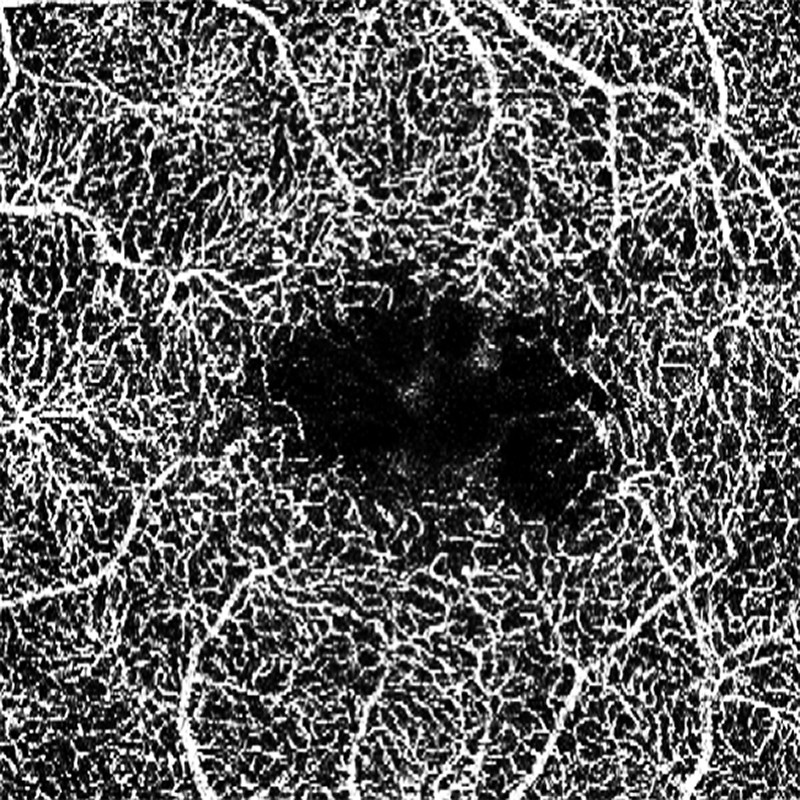
#> input picture data/1.jpg, 800 x 800 px; its folder holds only this picture in this run
$ python cv.py
#> lines starting #> are read from the running program, lines starting #| are printed output that depends on the picture; after the words box and inside, x2 and y2 are one past the last pixel; in counts of white or black regions, pixels touching at a corner belong together
import numpy as np
import cv2
import glob
from matplotlib import pyplot as plt

for gtype in ('data/*.jpg', 'data/*.png'):
    for filename in glob.iglob(gtype):
        print('data/%s' % filename)

        img = cv2.imread(filename)
#> img is the input picture: shape (800, 800, 3); mean B, G, R 93.3, 93.3, 93.3

        gray = cv2.cvtColor(img, cv2.COLOR_BGR2GRAY)
        ret, thresh = cv2.threshold(gray, 0, 255, cv2.THRESH_BINARY_INV + cv2.THRESH_OTSU)
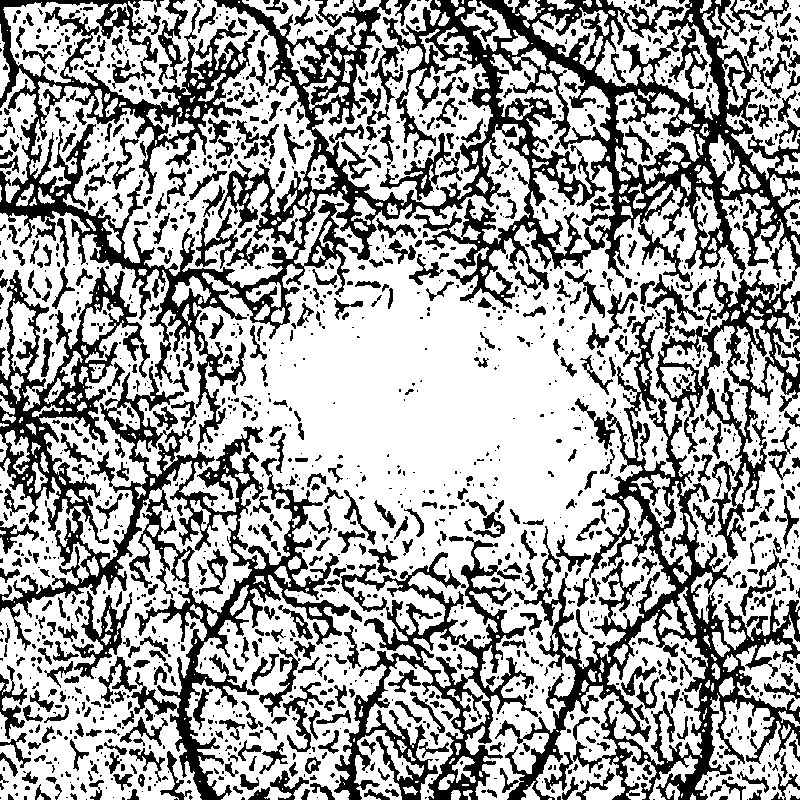
#> thresh: shape (800, 800); 64.7% white; 1759 black regions (1101 under 20 px), largest, box (x1, y1, x2, y2) and area: (0, 0, 800, 560) 85033, (0, 267, 350, 800) 32496, (495, 313, 800, 800) 26036
#> ret = 117

        # noise removal
        kernel = np.ones((3, 3), np.uint8)
        opening = cv2.morphologyEx(thresh,cv2.MORPH_OPEN,kernel, iterations = 2)
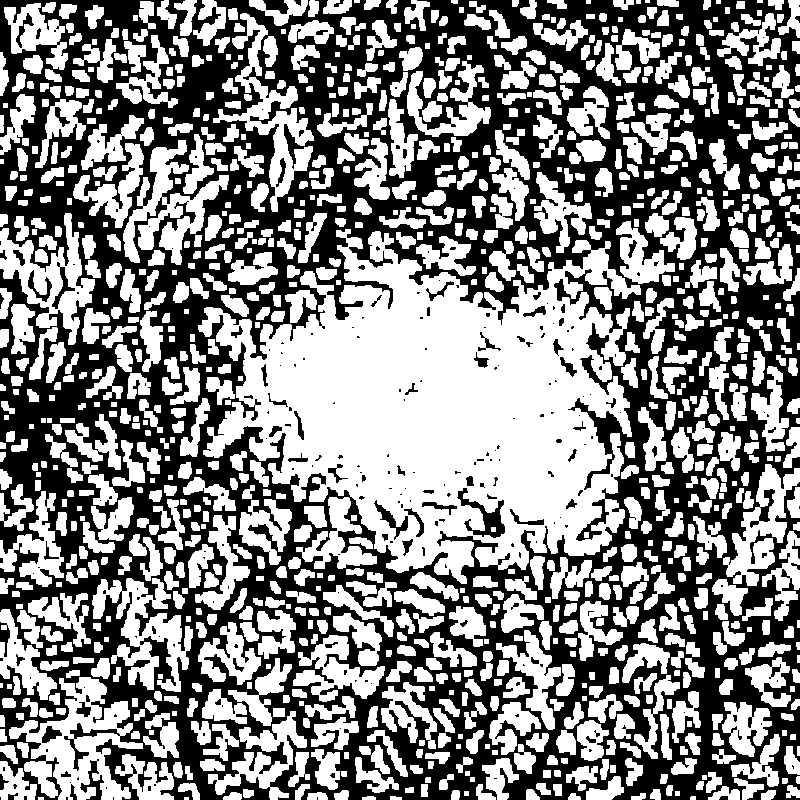
#> opening: shape (800, 800); 52.9% white; 284 black regions (202 under 20 px), largest, box (x1, y1, x2, y2) and area: (0, 0, 800, 800) 293672, (457, 488, 505, 538) 795, (80, 759, 104, 800) 345
        # sure background area
        sure_bg = cv2.dilate(opening,kernel, iterations=3)
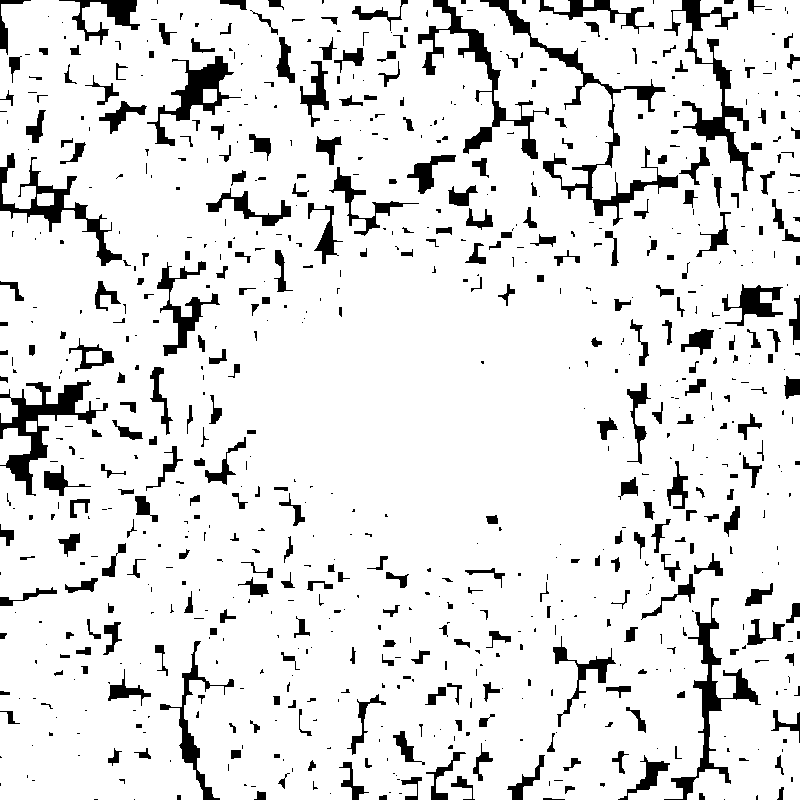
#> sure_bg: shape (800, 800); 89.2% white; 787 black regions (441 under 20 px), largest, box (x1, y1, x2, y2) and area: (480, 0, 678, 226) 3844, (0, 380, 108, 496) 3155, (664, 0, 754, 191) 3008
        # Finding sure foreground area
        dist_transform = cv2.distanceTransform(opening, cv2.DIST_L2, 5)
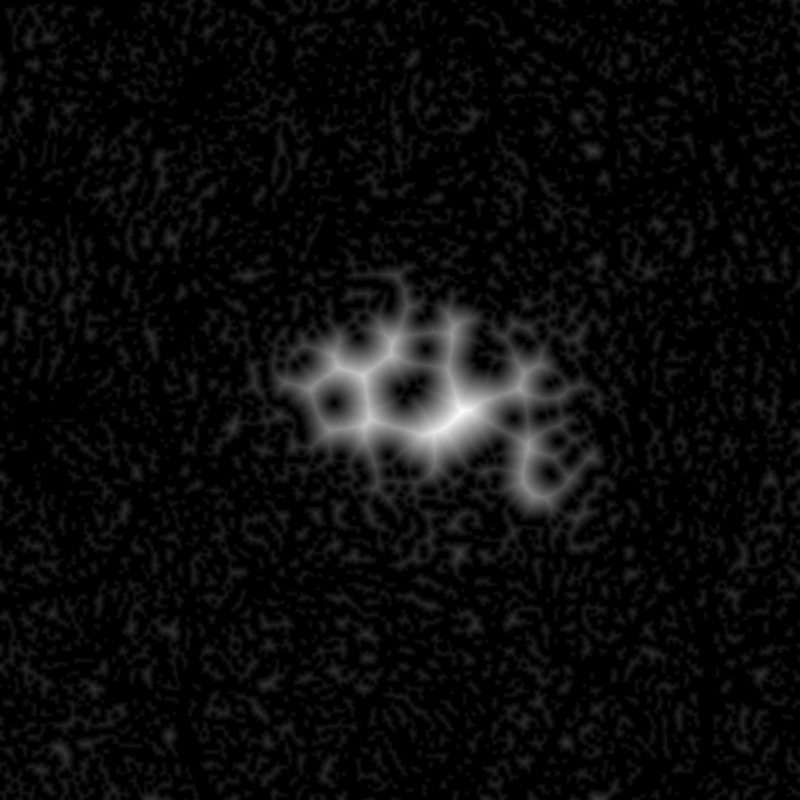
#> dist_transform: shape (800, 800) float32; min 0, max 47.94, mean 2.3; drawn with min black and max white
        ret, sure_fg = cv2.threshold(dist_transform, 0.25 * dist_transform.max(), 250, 0)
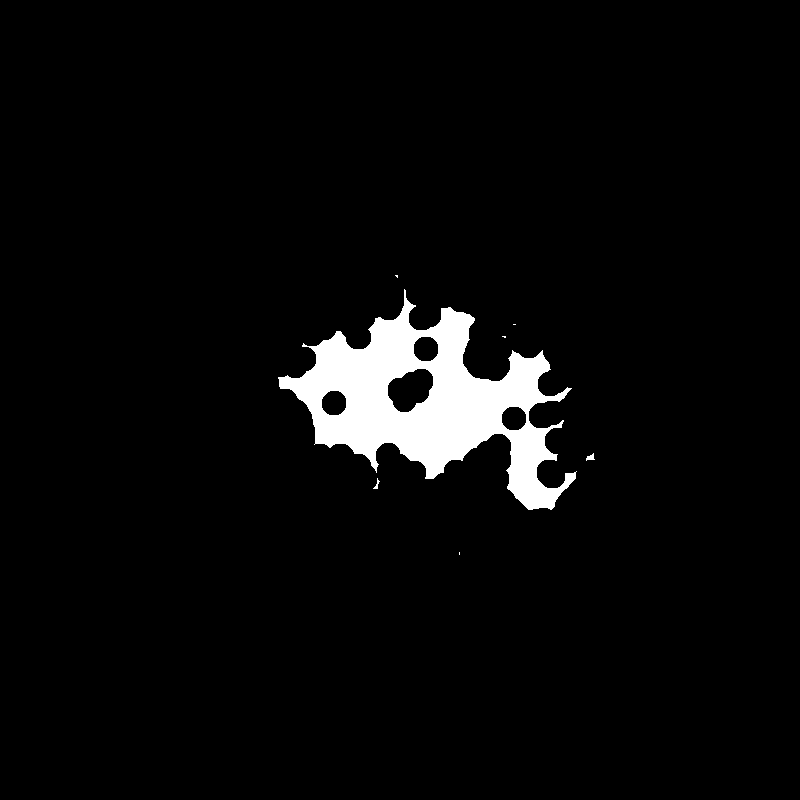
#> sure_fg: shape (800, 800) float32; values 0 (black) and 250 (white), 4.1% white; 7 white regions (4 under 20 px), largest, box (x1, y1, x2, y2) and area: (278, 289, 577, 510) 25984, (586, 453, 595, 461) 39, (373, 478, 380, 489) 27
#> ret = 11.98

        print("filename: ", filename)
        print('Number of white pixels:', np.sum(sure_fg > 220))
#| Number of white pixels: 26068
        print('Number of black pixels:', np.sum(sure_fg < 220))
#| Number of black pixels: 613932

# cv2.imshow('image', sure_fg)
# cv2.waitKey(0)
# cv2.destroyAllWindows()
